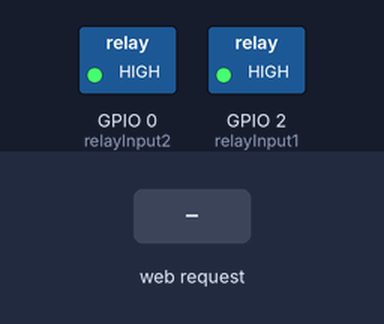
This sketch was run on a simulated ESP8266 (NodeMCU). On the bench: switched loads named in the sketch (green lamp = pin HIGH). The test bench sets the inputs (shaded band). WiFi joins after 1.5 s; servers stay silent unless stated; what the sketch prints to the serial monitor is not drawn.

Above: at 3.2 s.
3.3 s: HTTP request GET /power received
At 3.7 s:
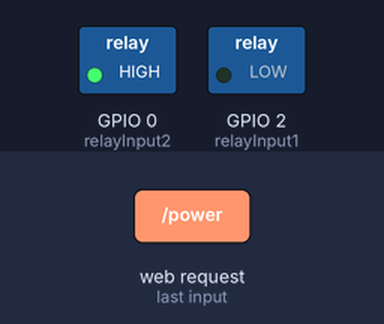
5.8 s: HTTP request GET /forcerestart received
At 6.6 s:
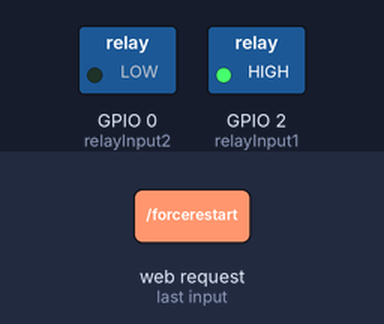
8.3 s: HTTP request GET /forceshutdown received
At 8.7 s:
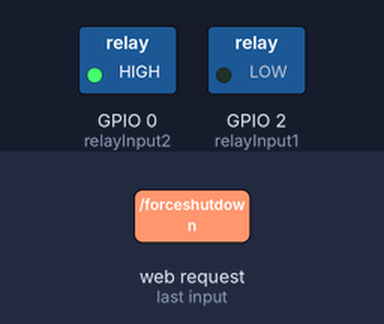
Timing chart, 0 to 14.8 s (numbered marks = the images above; inputs shaded):
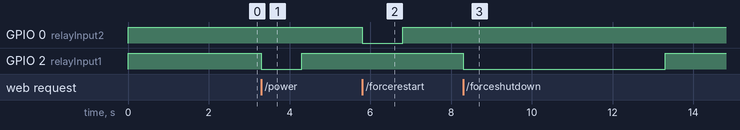

Measured:
- after the input at 3.3 s, GPIO 2 (relayInput1): HIGH → LOW at once, → HIGH 1.0 s later
- after the input at 5.8 s, GPIO 0 (relayInput2): HIGH → LOW at once, → HIGH 1.0 s later
- after the input at 8.3 s, GPIO 2 (relayInput1): HIGH → LOW at once, → HIGH 5.0 s later

The sketch:

switch.ino
```cpp
#include <ESP8266WiFi.h>

// wifi, GPIO settings
const char *ssid = "";
const char *password = "";
int relayInput1 = 2;
int relayInput2 = 0;
bool operating = false;

// open port 80
WiFiServer server(80);

String header;

//set timeout time
unsigned long currentTime = millis();
unsigned long previousTime = 0;
const long timeoutTime = 2000;


// connect wifi, initialization
void setup() {
	Serial.begin(115200);
	pinMode(relayInput1, OUTPUT);
	pinMode(relayInput2, OUTPUT);

	digitalWrite(relayInput1, HIGH);
	digitalWrite(relayInput2, HIGH);

	Serial.print("Connecting...");
	WiFi.begin(ssid, password);
	while (WiFi.status() != WL_CONNECTED) {
		delay(1000);
		Serial.print(".");
	}
	Serial.println("");
	Serial.println("WiFi connected.");
	Serial.println("IP address: ");
	Serial.println(WiFi.localIP());
	server.begin();
}


// web
void loop(){
	WiFiClient client = server.available();
	if (client) {
		Serial.print("New Client Connecting...");
		String currentLine = "";
		currentTime = millis();
		previousTime = currentTime;
		while (client.connected() && currentTime - previousTime <= timeoutTime) {
		currentTime = millis();
		if (client.available()) {
			char c = client.read();
			header += c;
			if (c == '\n') {
			if (currentLine.length() == 0) {
				client.println("HTTP/1.1 200 OK");
				client.println("Content-type:text/html");
				client.println("Connection: close");
				client.println();

				if (header.indexOf("GET /power") >= 0) {
					if (operating == false) {
						Serial.print("Power");
						operating = true;
						digitalWrite(relayInput1, LOW);
						delay(1000);
						digitalWrite(relayInput1, HIGH);
						operating = false;
					}
				} else if (header.indexOf("GET /forceshutdown") >= 0) {
					if (operating == false) {
						Serial.print("Shutdown");
          				operating = true;
						digitalWrite(relayInput1, LOW);
						delay(1000);
						delay(1000);
						delay(1000);
						delay(1000);
						delay(1000);
						digitalWrite(relayInput1, HIGH);
          				operating = false;
					}
				} else if (header.indexOf("GET /forcerestart") >= 0) {
					if (operating == false) {
						Serial.print("Restart");
						operating = true;
						digitalWrite(relayInput2, LOW);
						delay(1000);
						digitalWrite(relayInput2, HIGH);
						operating = false;
					}
				}
				client.println("<!DOCTYPE html><html>");
				client.println("<head><meta name=\"viewport\" content=\"width=device-width, initial-scale=1\">");
				client.println("<link rel=\"icon\" href=\"data:,\">");
				client.println("<style>html { font-family: Helvetica; display: inline-block; margin: 0px auto; text-align: center;}");
				client.println(".button { background-color: #195B6A; border: none; color: white; padding: 16px 40px;");
				client.println("text-decoration: none; font-size: 30px; margin: 2px; cursor: pointer;}");
				client.println("</style></head>");
				client.println("<body><h1>Wireless PC Power Control</h1>");
				client.println("<p> PC Power </p>");
				client.println("<p><a href=\"/power\"><button class=\"button\">Power</button></a></p>");
				client.println("<p><a href=\"/forceshutdown\"><button class=\"button\">Force Shutdown</button></a></p>");
				client.println("<p><a href=\"/forcerestart\"><button class=\"button\">Restart</button></a></p>");
				client.println("</body></html>");
				client.println();
				break;
			} else {
				currentLine = "";
			}
			} else if (c != '\r') {
			currentLine += c;
			}
		}
		}
		header = "";
		client.stop();
		Serial.println("Client disconnected.");
		Serial.println("");
	}
}
```
